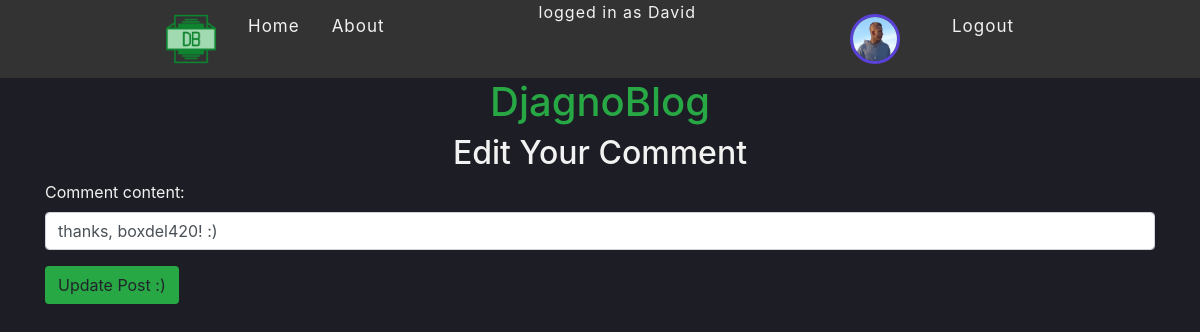
Page /edit-comment/19/ (signed in) on the earlier database version.
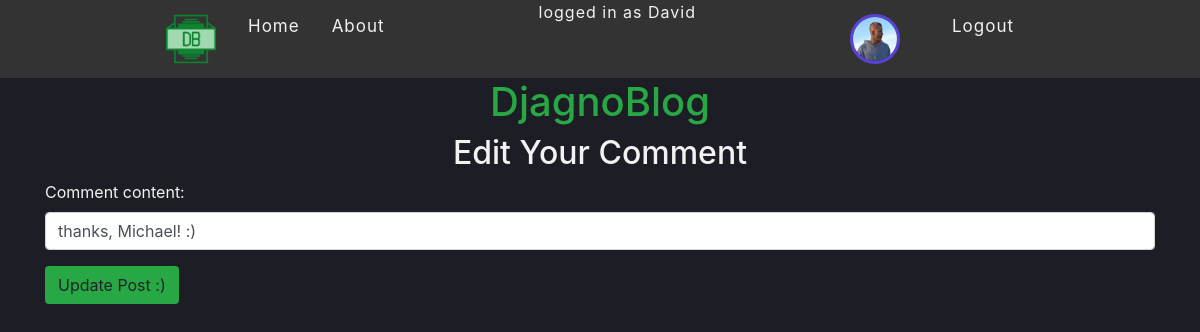
Same page on the later database version.
### DjangoBlogApp/models.py (models this page shows, shortened)
class Comment(models.Model):
    author = models.ForeignKey(User, on_delete=models.CASCADE, blank=True, null=True)
    post = models.ForeignKey(Post, related_name="comments", on_delete=models.CASCADE, blank=True, null=True)
    content = models.TextField(max_length=128, blank=True, null=True)
    published = models.DateTimeField(auto_now_add=True)
    class Meta():
        ordering = ['published']

### DjangoBlogApp/views.py (the view)
# urls.py: path('edit-comment/<str:pk>/', views.edit_comment, name="edit-comment"),
def edit_comment(request, pk):
    comment = Comment.objects.get(id=pk)
    if request.method == "POST":
        content = request.POST.get('comment_content')
        comment.content = content
        comment.save()
        return redirect('home')
    context = {'comment': comment}
    return render(request, 'DjangoBlogApp/edit_comment.html', context)

### DjangoBlogApp/templates/DjangoBlogApp/edit_comment.html (shortened to what this page needs)
{% include 'DjangoBlogApp/main.html' %}
{% block content %}
<!DOCTYPE html>
<html lang="en">
<head>
    <link rel="stylesheet" href=
"https://maxcdn.bootstrapcdn.com/bootstrap/4.3.1/css/bootstrap.min.css">
</head>
<body>
    <h1 class="text-success text-center">
        DjagnoBlog
    </h1>
    <h2 class="text-center">Edit Your Comment</h2>
    <div class="container">
        <form action="" method="POST">
            <div class="form-group">
                <label>Comment content:</label>
                <input type="text" class="form-control" name="comment_content"
                    value="{{comment.content}}">
            </div>
            <button type="submit" class="btn bg-success">Update Post :)</button>
        </form>
    </div>
</body>
</html>
{% endblock content %}

Differences in the rows shown:
changed Comment: comment_content "thanks, boxdel420! :)" → "thanks, Michael! :)"
